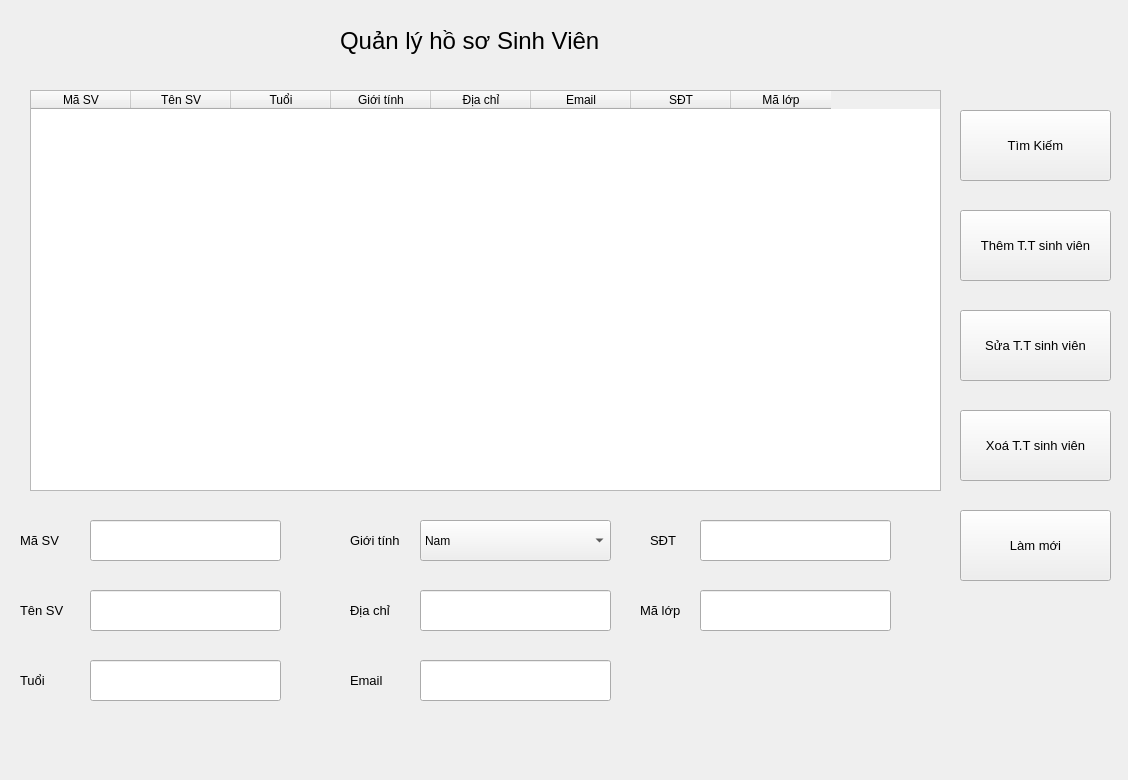
<?xml version="1.0" encoding="UTF-8"?>
<ui version="4.0">
 <class>FormQLHSSV</class>
 <widget class="QWidget" name="FormQLHSSV">
  <property name="geometry">
   <rect>
    <x>0</x>
    <y>0</y>
    <width>1128</width>
    <height>780</height>
   </rect>
  </property>
  <property name="windowTitle">
   <string>Form</string>
  </property>
  <widget class="QLabel" name="label">
   <property name="geometry">
    <rect>
     <x>340</x>
     <y>20</y>
     <width>321</width>
     <height>41</height>
    </rect>
   </property>
   <property name="font">
    <font>
     <pointsize>18</pointsize>
    </font>
   </property>
   <property name="text">
    <string>Quản lý hồ sơ Sinh Viên</string>
   </property>
  </widget>
  <widget class="QTableWidget" name="xemHSSV">
   <property name="geometry">
    <rect>
     <x>30</x>
     <y>90</y>
     <width>911</width>
     <height>401</height>
    </rect>
   </property>
   <column>
    <property name="text">
     <string>Mã SV</string>
    </property>
   </column>
   <column>
    <property name="text">
     <string>Tên SV</string>
    </property>
   </column>
   <column>
    <property name="text">
     <string>Tuổi</string>
    </property>
   </column>
   <column>
    <property name="text">
     <string>Giới tính</string>
    </property>
   </column>
   <column>
    <property name="text">
     <string>Địa chỉ</string>
    </property>
   </column>
   <column>
    <property name="text">
     <string>Email</string>
    </property>
   </column>
   <column>
    <property name="text">
     <string>SĐT</string>
    </property>
   </column>
   <column>
    <property name="text">
     <string>Mã lớp</string>
    </property>
   </column>
  </widget>
  <widget class="QPushButton" name="pushButtonTK">
   <property name="geometry">
    <rect>
     <x>960</x>
     <y>110</y>
     <width>151</width>
     <height>71</height>
    </rect>
   </property>
   <property name="font">
    <font>
     <pointsize>10</pointsize>
    </font>
   </property>
   <property name="text">
    <string>Tìm Kiếm</string>
   </property>
  </widget>
  <widget class="QPushButton" name="pushButtonThemTTSV">
   <property name="geometry">
    <rect>
     <x>960</x>
     <y>210</y>
     <width>151</width>
     <height>71</height>
    </rect>
   </property>
   <property name="font">
    <font>
     <pointsize>10</pointsize>
    </font>
   </property>
   <property name="text">
    <string>Thêm T.T sinh viên</string>
   </property>
  </widget>
  <widget class="QPushButton" name="pushButtonSuaTTSV">
   <property name="geometry">
    <rect>
     <x>960</x>
     <y>310</y>
     <width>151</width>
     <height>71</height>
    </rect>
   </property>
   <property name="font">
    <font>
     <pointsize>10</pointsize>
    </font>
   </property>
   <property name="text">
    <string>Sửa T.T sinh viên</string>
   </property>
  </widget>
  <widget class="QLabel" name="label_2">
   <property name="geometry">
    <rect>
     <x>20</x>
     <y>520</y>
     <width>61</width>
     <height>41</height>
    </rect>
   </property>
   <property name="font">
    <font>
     <pointsize>10</pointsize>
    </font>
   </property>
   <property name="text">
    <string>Mã SV</string>
   </property>
  </widget>
  <widget class="QLineEdit" name="lineEdit">
   <property name="geometry">
    <rect>
     <x>90</x>
     <y>520</y>
     <width>191</width>
     <height>41</height>
    </rect>
   </property>
  </widget>
  <widget class="QLineEdit" name="lineEdit_2">
   <property name="geometry">
    <rect>
     <x>90</x>
     <y>590</y>
     <width>191</width>
     <height>41</height>
    </rect>
   </property>
  </widget>
  <widget class="QLabel" name="label_3">
   <property name="geometry">
    <rect>
     <x>20</x>
     <y>590</y>
     <width>61</width>
     <height>41</height>
    </rect>
   </property>
   <property name="font">
    <font>
     <pointsize>10</pointsize>
    </font>
   </property>
   <property name="text">
    <string>Tên SV</string>
   </property>
  </widget>
  <widget class="QLineEdit" name="lineEdit_3">
   <property name="geometry">
    <rect>
     <x>90</x>
     <y>660</y>
     <width>191</width>
     <height>41</height>
    </rect>
   </property>
  </widget>
  <widget class="QLabel" name="label_4">
   <property name="geometry">
    <rect>
     <x>20</x>
     <y>660</y>
     <width>51</width>
     <height>41</height>
    </rect>
   </property>
   <property name="font">
    <font>
     <pointsize>10</pointsize>
    </font>
   </property>
   <property name="text">
    <string>Tuổi</string>
   </property>
  </widget>
  <widget class="QLabel" name="label_5">
   <property name="geometry">
    <rect>
     <x>350</x>
     <y>520</y>
     <width>61</width>
     <height>41</height>
    </rect>
   </property>
   <property name="font">
    <font>
     <pointsize>10</pointsize>
    </font>
   </property>
   <property name="text">
    <string>Giới tính</string>
   </property>
  </widget>
  <widget class="QLineEdit" name="lineEdit_4">
   <property name="geometry">
    <rect>
     <x>420</x>
     <y>590</y>
     <width>191</width>
     <height>41</height>
    </rect>
   </property>
  </widget>
  <widget class="QLabel" name="label_6">
   <property name="geometry">
    <rect>
     <x>350</x>
     <y>590</y>
     <width>51</width>
     <height>41</height>
    </rect>
   </property>
   <property name="font">
    <font>
     <pointsize>10</pointsize>
    </font>
   </property>
   <property name="text">
    <string>Địa chỉ</string>
   </property>
  </widget>
  <widget class="QLineEdit" name="lineEdit_5">
   <property name="geometry">
    <rect>
     <x>420</x>
     <y>660</y>
     <width>191</width>
     <height>41</height>
    </rect>
   </property>
  </widget>
  <widget class="QLabel" name="label_7">
   <property name="geometry">
    <rect>
     <x>350</x>
     <y>660</y>
     <width>51</width>
     <height>41</height>
    </rect>
   </property>
   <property name="font">
    <font>
     <pointsize>10</pointsize>
    </font>
   </property>
   <property name="text">
    <string>Email</string>
   </property>
  </widget>
  <widget class="QLineEdit" name="lineEdit_6">
   <property name="geometry">
    <rect>
     <x>700</x>
     <y>520</y>
     <width>191</width>
     <height>41</height>
    </rect>
   </property>
  </widget>
  <widget class="QLabel" name="label_8">
   <property name="geometry">
    <rect>
     <x>650</x>
     <y>520</y>
     <width>41</width>
     <height>41</height>
    </rect>
   </property>
   <property name="font">
    <font>
     <pointsize>10</pointsize>
    </font>
   </property>
   <property name="text">
    <string>SĐT</string>
   </property>
  </widget>
  <widget class="QComboBox" name="comboBox">
   <property name="geometry">
    <rect>
     <x>420</x>
     <y>520</y>
     <width>191</width>
     <height>41</height>
    </rect>
   </property>
   <item>
    <property name="text">
     <string>Nam</string>
    </property>
   </item>
   <item>
    <property name="text">
     <string>Nữ</string>
    </property>
   </item>
  </widget>
  <widget class="QPushButton" name="pushButtonXoaTTSV">
   <property name="geometry">
    <rect>
     <x>960</x>
     <y>410</y>
     <width>151</width>
     <height>71</height>
    </rect>
   </property>
   <property name="font">
    <font>
     <pointsize>10</pointsize>
    </font>
   </property>
   <property name="text">
    <string>Xoá T.T sinh viên</string>
   </property>
  </widget>
  <widget class="QPushButton" name="pushButtonLM">
   <property name="geometry">
    <rect>
     <x>960</x>
     <y>510</y>
     <width>151</width>
     <height>71</height>
    </rect>
   </property>
   <property name="font">
    <font>
     <pointsize>10</pointsize>
    </font>
   </property>
   <property name="text">
    <string>Làm mới</string>
   </property>
  </widget>
  <widget class="QLineEdit" name="lineEdit_7">
   <property name="geometry">
    <rect>
     <x>700</x>
     <y>590</y>
     <width>191</width>
     <height>41</height>
    </rect>
   </property>
  </widget>
  <widget class="QLabel" name="label_9">
   <property name="geometry">
    <rect>
     <x>640</x>
     <y>590</y>
     <width>51</width>
     <height>41</height>
    </rect>
   </property>
   <property name="font">
    <font>
     <pointsize>10</pointsize>
    </font>
   </property>
   <property name="text">
    <string>Mã lớp</string>
   </property>
  </widget>
 </widget>
 <resources/>
 <connections/>
</ui>
